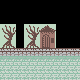

This is a level from a 2D game, rendered from its Tiled map with the project's own tilesets. A one-line summary and the complete map file follow:
An orthogonal 10x10 tile map with 8x8 px tiles, 1 tile layer (Calque de Tuiles 1).

<map version="1.10" tiledversion="1.11.0" orientation="orthogonal" renderorder="right-down" width="10" height="10" tilewidth="8" tileheight="8" infinite="0" nextlayerid="2" nextobjectid="1">
 <tileset firstgid="1" name="rain" tilewidth="8" tileheight="8" tilecount="64" columns="8">
  <image source="rain.png" width="64" height="64" />
 </tileset>
 <layer id="1" name="Calque de Tuiles 1" width="10" height="10">
  <data encoding="csv">
0,0,0,0,0,0,0,0,0,0,
0,0,0,0,0,0,0,0,0,0,
0,0,0,0,0,0,0,0,0,0,
25,26,0,25,26,27,28,0,0,0,
33,34,0,33,34,35,36,0,0,0,
41,42,0,41,42,43,44,0,0,0,
45,46,45,45,45,46,45,46,45,45,
39,39,39,39,39,39,39,39,39,39,
47,47,47,47,47,47,47,47,47,47,
47,47,47,47,47,47,47,47,47,47
</data>
 </layer>
</map>